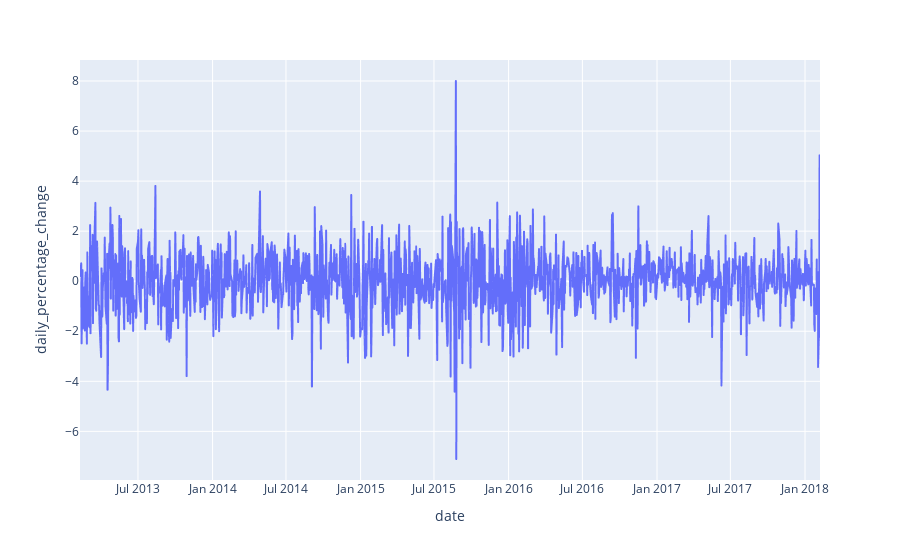

The notebook cell this image was saved under:
### Code cell
px.line(df, x = 'date', y = 'daily_percentage_change')

### Figure 1 — Plotly figure (JSON) as saved in the notebook; plotly's stock layout.template omitted (floating-point values rounded to 4 significant figures; data arrays with more than 128 entries replaced by an {"elided": "..."} marker saying what was removed)
{"data": [{"hovertemplate": "date=%{x}<br>daily_percentage_change=%{y}<extra></extra>", "legendgroup": "", "line": {"color": "#636efa", "dash": "solid"}, "marker": {"symbol": "circle"}, "mode": "lines", "name": "", "showlegend": false, "type": "scattergl", "x": {"elided": "1259 str values"}, "xaxis": "x", "y": {"elided": "1259 float values"}, "yaxis": "y"}], "layout": {"legend": {"tracegroupgap": 0}, "margin": {"t": 60}, "xaxis": {"anchor": "y", "domain": [0, 1], "title": {"text": "date"}}, "yaxis": {"anchor": "x", "domain": [0, 1], "title": {"text": "daily_percentage_change"}}}}
